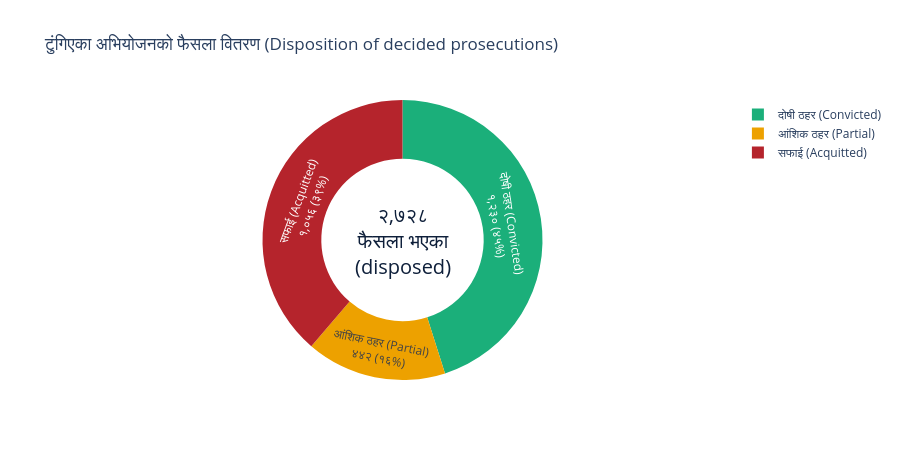

Notebook source saved alongside this figure:
### Markdown cell above
## 2. Outcomes — fewer than half of decided prosecutions convict cleanly

Restricting to the corpus's decided cases with a clean disposition, the split is
**45% full conviction / 16% partial / 39% acquittal**. "Partial" (आंशिक ठहर) is where a mixed
outcome lands — some accused convicted and others acquitted, or conviction on some counts / a reduced
amount (these are *case* verdicts; the data carries no per-defendant outcome). Counting partial as a
win, **61% end in at least a partial conviction** — but **fewer than half convict cleanly.**

### Code cell
vals = [conv, part, acq]
labs = [L_CONV, L_PART, L_ACQ]
txt = [f"{L}<br>{dev(f'{v:,}')} ({dev(f'{v / clean * 100:.0f}')}%)" for L, v in zip(labs, vals)]
fig = go.Figure(go.Pie(labels=labs, values=vals, text=txt, textinfo="text", hole=0.58, sort=False,
                       direction="clockwise", marker={"colors": [GREEN, AMBER, CRIMSON]}))
fig.update_layout(title="टुंगिएका अभियोजनको फैसला वितरण (Disposition of decided prosecutions)",
                  annotations=[{"text": f"{dev(f'{clean:,}')}<br>फैसला भएका<br>(disposed)", "x": 0.5, "y": 0.5,
                                "showarrow": False, "font": {"size": 20, "color": NAVY}}],
                  height=460)
fig

### Figure 1 — Plotly figure (JSON) as saved in the notebook; plotly's stock layout.template omitted (floating-point values rounded to 4 significant figures)
{"data": [{"direction": "clockwise", "hole": 0.58, "labels": ["दोषी ठहर (Convicted)", "आंशिक ठहर (Partial)", "सफाई (Acquitted)"], "marker": {"colors": ["#1baf7a", "#eda100", "#B5242C"]}, "sort": false, "text": ["दोषी ठहर (Convicted)<br>१,२३० (४५%)", "आंशिक ठहर (Partial)<br>४४२ (१६%)", "सफाई (Acquitted)<br>१,०५६ (३९%)"], "textinfo": "text", "type": "pie", "values": [1230, 442, 1056]}], "layout": {"annotations": [{"font": {"color": "#0E1F3A", "size": 20}, "showarrow": false, "text": "२,७२८<br>फैसला भएका<br>(disposed)", "x": 0.5, "y": 0.5}], "height": 460, "title": {"text": "टुंगिएका अभियोजनको फैसला वितरण (Disposition of decided prosecutions)"}}}
